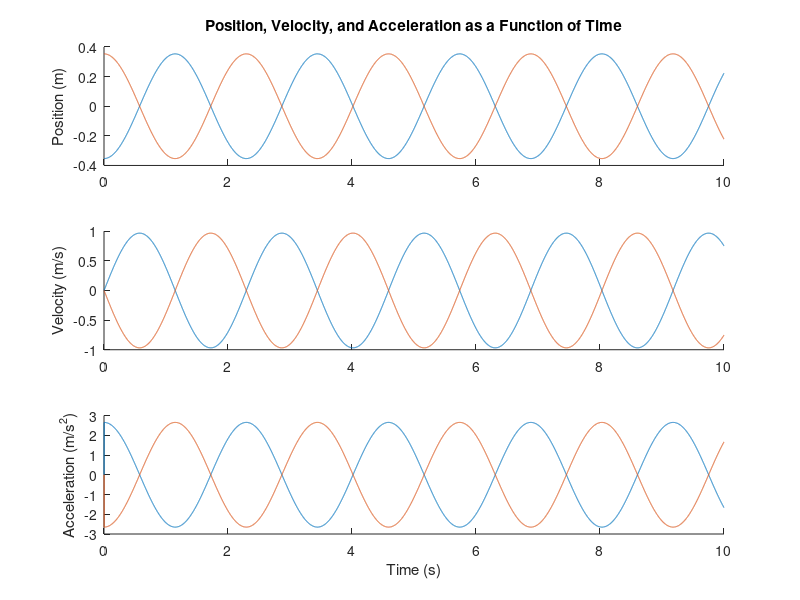

Reproduce this figure in MATLAB.
% Calculates the n natural frequencies and n mode shapes of an n mass
% spring-mass system where all masses are equivalent and all spring
% constants are equivalent.
clear all; close all; clc;

% Problem parameters
m=4; % cart mass (kg)
k=10; % spring constant (N/m)
n=2; % number of masses
t=10; % simulation time
tStep=0.001;
mode=2; % must be <= n

% Create mass and stiffness matrices based on generalized FBD's
M=m.*eye(n); % mass matrix is an identity matrix
e=ones(n,1);
K=spdiags([-k.*e 2*k.*e -k.*e],-1:1,n,n); % stiffness matrix
K=full(K); % make the K matrix into a full matrix

% Solve the eigenvalue problem associated with the natural frequencies and
% mode shapes
% Returns phi (eigenvectors) and lambda (eigenvalues) - M*phi*lambda=K*phi
[phi,lambda]=eig(K,M);
Wn=sqrt(diag(lambda)); % Get natural frequencies from eigenvalues

% Time step setup
iterations=t/tStep; % total number of iterations
tVector=tStep.*(1:iterations); % time vector (for plotting purposes)

% Pre-allocate arrays for speed
x=zeros(iterations,n);
v=zeros(iterations,n);
a=zeros(iterations,n);
x(1,:)=phi(:,mode); % initial displacements governed by desired mode

% Iteratively solve equations of motion using Semi-implicit Euler
for i=2:iterations
    for j=1:n
        a(i,j)=(-K(j,:)./M(j,j))*(x(i-1,:)');
        v(i,j)=v(i-1,j)+a(i,j)*tStep;
        x(i,j)=x(i-1,j)+v(i,j)*tStep;
    end
end

% Plot the results
for k=1:n
    subplot(3,1,1); hold on;
    plot(tVector,x(:,k))
    subplot(3,1,2); hold on;
    plot(tVector,v(:,k))
    subplot(3,1,3); hold on;
    plot(tVector,a(:,k))
end

subplot(3,1,1);
title('Position, Velocity, and Acceleration as a Function of Time');
ylabel('Position (m)');
subplot(3,1,2);
ylabel('Velocity (m/s)');
subplot(3,1,3);
ylabel('Acceleration (m/s^2)');
xlabel('Time (s)');

